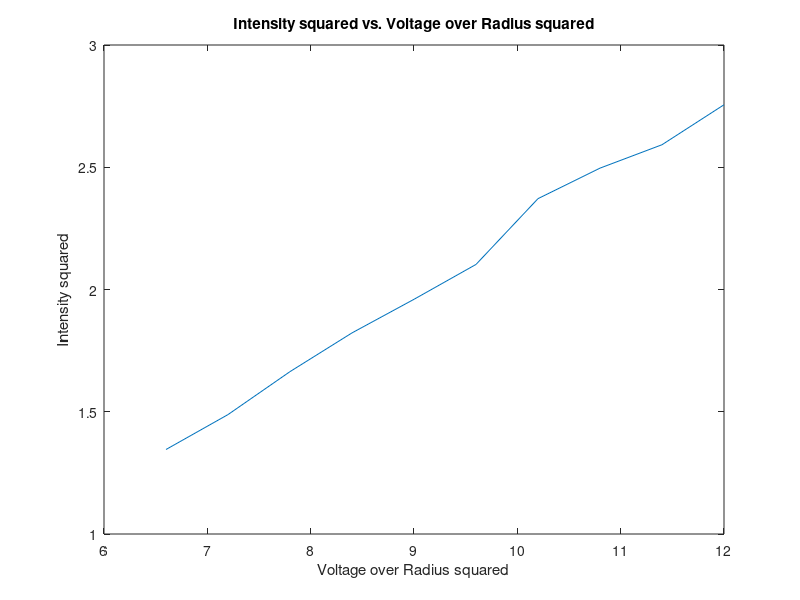

This figure's MATLAB source:
x = [6.6 7.2 7.8 8.4 9.0 9.6 10.2 10.8 11.4 12.0];
y = [1.3456 1.4884 1.6641 1.8225 1.9599 2.1025 2.3716 2.4964 2.5921 2.7556];
plot(x, y);
xlabel("Voltage over Radius squared");
ylabel("Intensity squared");
title("Intensity squared vs. Voltage over Radius squared");